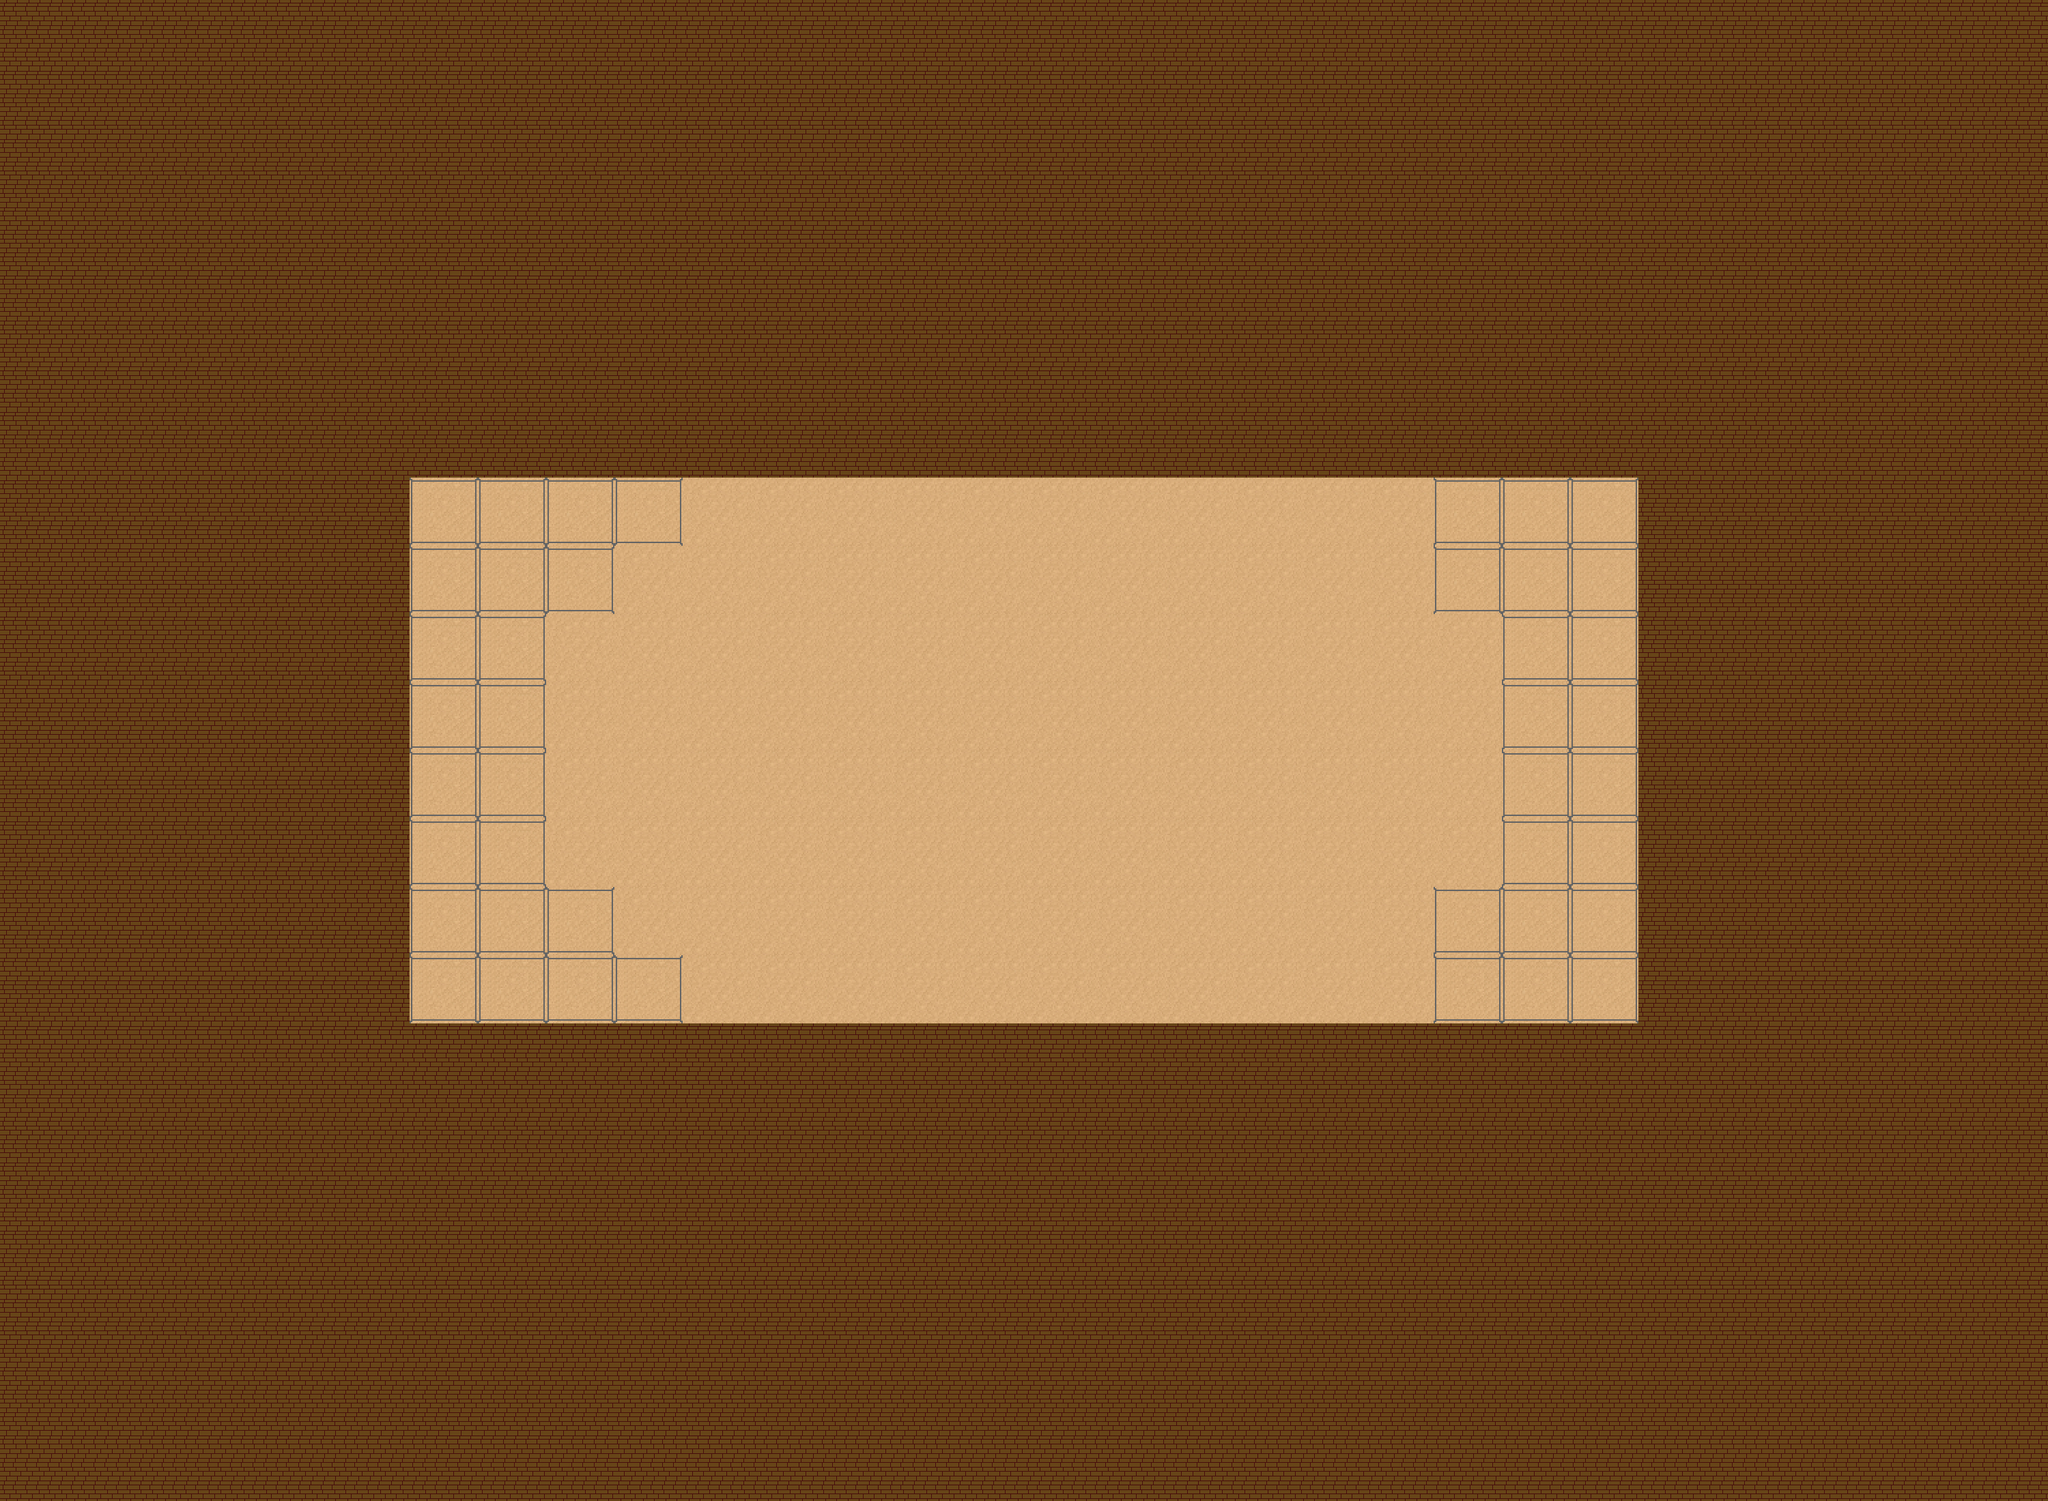

This game map was drawn from its Tiled (.tmx) file and the tilesets committed beside it. A one-line description and the full map source follow:
An orthogonal 30x22 tile map with 100x100 px tiles, 1 tile layer (Слой тайлов 1).

<map version="1.5" tiledversion="1.7.2" orientation="orthogonal" renderorder="left-up" width="30" height="22" tilewidth="100" tileheight="100" infinite="0" nextlayerid="4" nextobjectid="287">
 <tileset firstgid="1" name="tile_set" tilewidth="100" tileheight="100" tilecount="16" columns="6">
  <image source="tile_set_fight.jpg" width="600" height="200" />
 </tileset>
 <layer id="1" name="Слой тайлов 1" width="30" height="22">
  <data encoding="csv">
	  1,1,1,1,1,1,1,1,1,1,1,1,1,1,1,1,1,1,1,1,1,1,1,1,1,1,1,1,1,1,
	  1,1,1,1,1,1,1,1,1,1,1,1,1,1,1,1,1,1,1,1,1,1,1,1,1,1,1,1,1,1,
	  1,1,1,1,1,1,1,1,1,1,1,1,1,1,1,1,1,1,1,1,1,1,1,1,1,1,1,1,1,1,
	  1,1,1,1,1,1,1,1,1,1,1,1,1,1,1,1,1,1,1,1,1,1,1,1,1,1,1,1,1,1,
	  1,1,1,1,1,1,1,1,1,1,1,1,1,1,1,1,1,1,1,1,1,1,1,1,1,1,1,1,1,1,
	  1,1,1,1,1,1,1,1,1,1,1,1,1,1,1,1,1,1,1,1,1,1,1,1,1,1,1,1,1,1,
	  1,1,1,1,1,1,1,1,1,1,1,1,1,1,1,1,1,1,1,1,1,1,1,1,1,1,1,1,1,1,
	  1,1,1,1,1,1,6,6,6,6,5,5,5,5,5,5,5,5,5,5,5,6,6,6,1,1,1,1,1,1,
	  1,1,1,1,1,1,6,6,6,5,5,5,5,5,5,5,5,5,5,5,5,6,6,6,1,1,1,1,1,1,
	  1,1,1,1,1,1,6,6,5,5,5,5,5,5,5,5,5,5,5,5,5,5,6,6,1,1,1,1,1,1,
	  1,1,1,1,1,1,6,6,5,5,5,5,5,5,5,5,5,5,5,5,5,5,6,6,1,1,1,1,1,1,
	  1,1,1,1,1,1,6,6,5,5,5,5,5,5,5,5,5,5,5,5,5,5,6,6,1,1,1,1,1,1,
	  1,1,1,1,1,1,6,6,5,5,5,5,5,5,5,5,5,5,5,5,5,5,6,6,1,1,1,1,1,1,
	  1,1,1,1,1,1,6,6,6,5,5,5,5,5,5,5,5,5,5,5,5,6,6,6,1,1,1,1,1,1,
	  1,1,1,1,1,1,6,6,6,6,5,5,5,5,5,5,5,5,5,5,5,6,6,6,1,1,1,1,1,1,
	  1,1,1,1,1,1,1,1,1,1,1,1,1,1,1,1,1,1,1,1,1,1,1,1,1,1,1,1,1,1,
	  1,1,1,1,1,1,1,1,1,1,1,1,1,1,1,1,1,1,1,1,1,1,1,1,1,1,1,1,1,1,
	  1,1,1,1,1,1,1,1,1,1,1,1,1,1,1,1,1,1,1,1,1,1,1,1,1,1,1,1,1,1,
	  1,1,1,1,1,1,1,1,1,1,1,1,1,1,1,1,1,1,1,1,1,1,1,1,1,1,1,1,1,1,
	  1,1,1,1,1,1,1,1,1,1,1,1,1,1,1,1,1,1,1,1,1,1,1,1,1,1,1,1,1,1,
	  1,1,1,1,1,1,1,1,1,1,1,1,1,1,1,1,1,1,1,1,1,1,1,1,1,1,1,1,1,1,
	  1,1,1,1,1,1,1,1,1,1,1,1,1,1,1,1,1,1,1,1,1,1,1,1,1,1,1,1,1,1,
  </data>
</layer>
</map>
